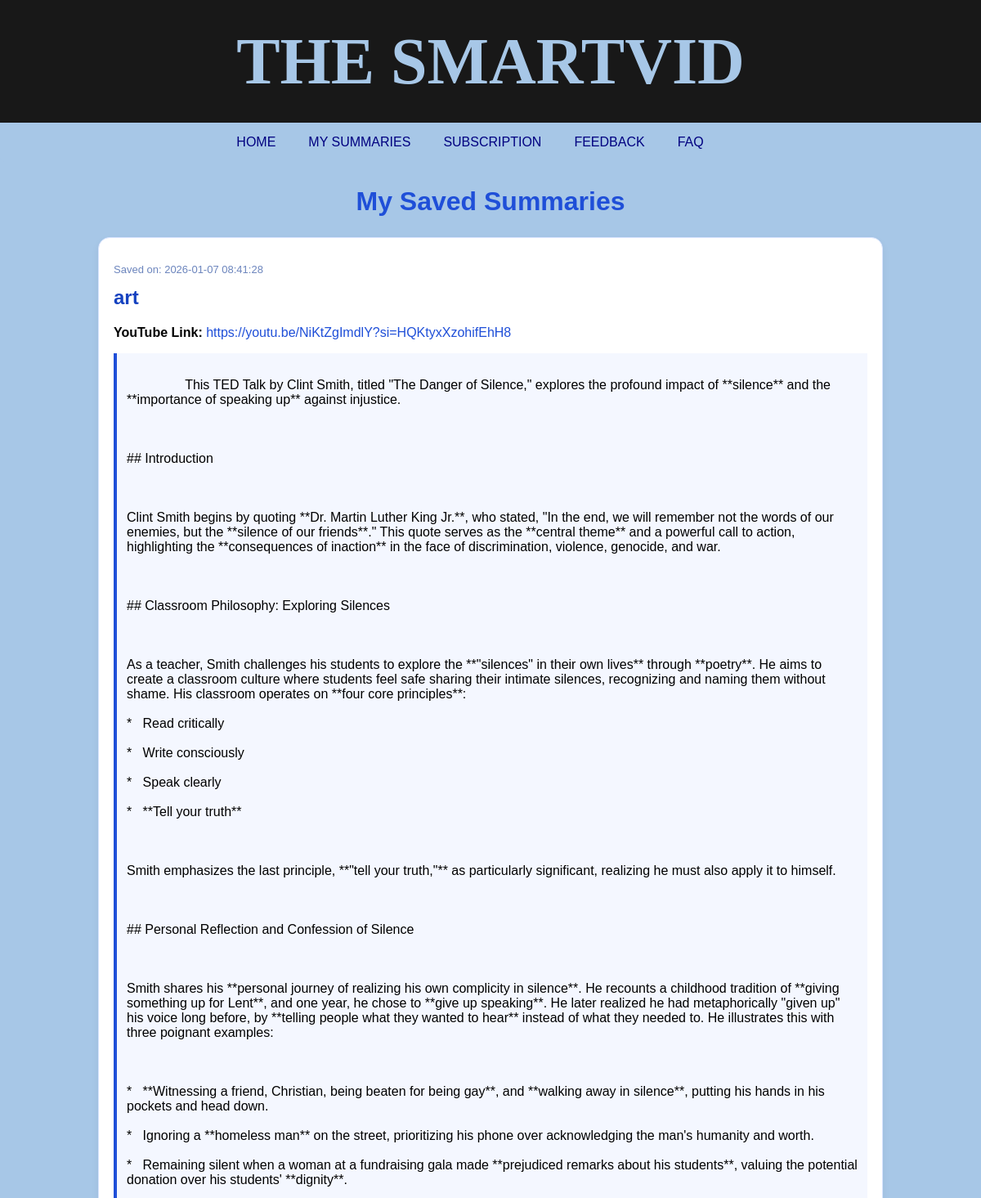
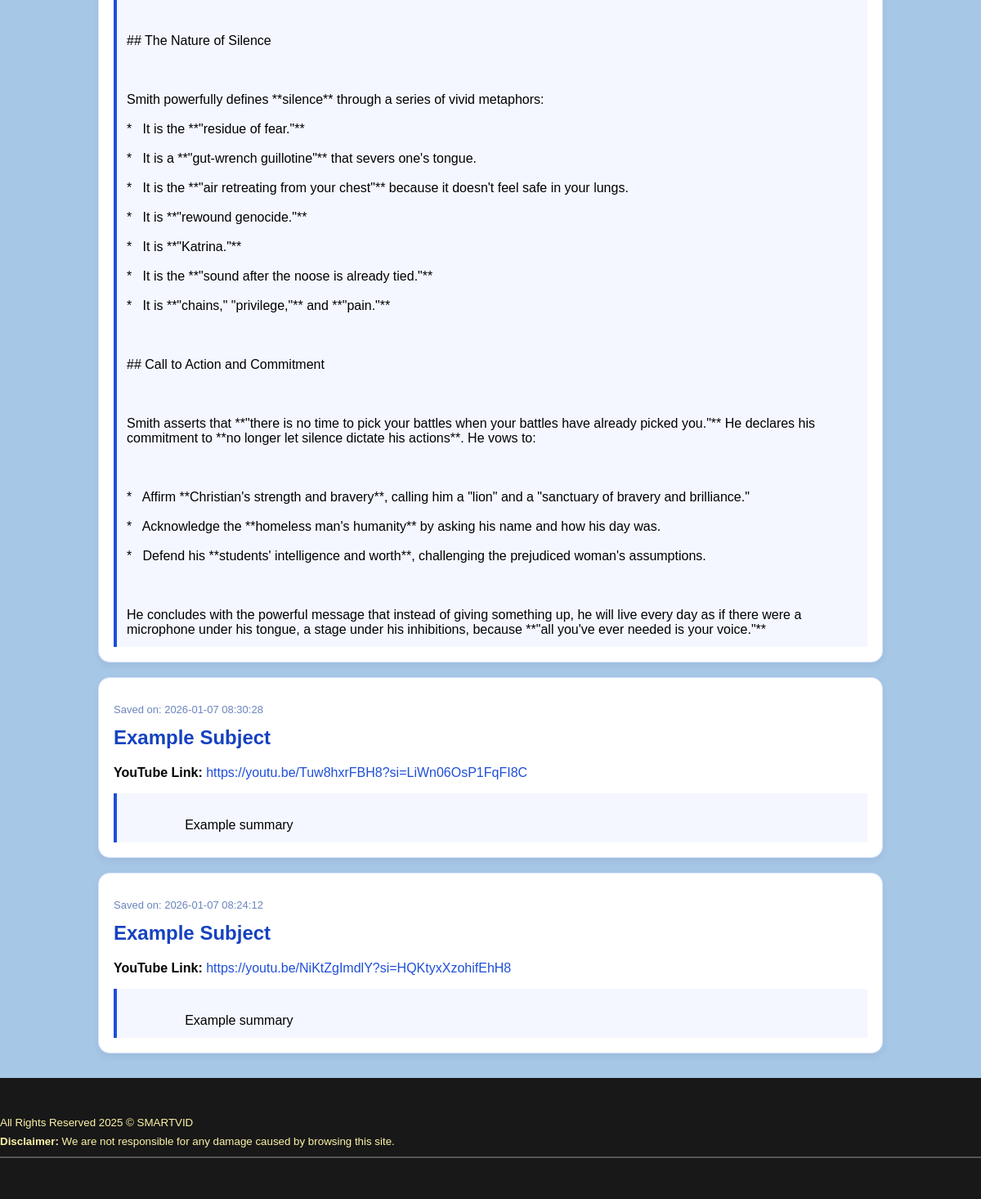
Page /view_summary.php (signed in) on the committed database (2 pictures, top to bottom).
### tables this page shows
CREATE TABLE `summaries` (
  `id` int(11) NOT NULL,
  `idUser` int(11) NOT NULL,
  `summary_text` text NOT NULL,
  `created_at` timestamp NOT NULL DEFAULT current_timestamp(),
  `subject` varchar(255) DEFAULT NULL,
  `video_url` text DEFAULT NULL
);

### view_summary.php (the view, shortened to what this page needs)
<?php
$conn = new mysqli("localhost", "root", "", "smartviddb");
$idUser = $_SESSION['userID'];
$sql = "SELECT subject, video_url, summary_text, created_at
        FROM summaries
        WHERE idUser = '$idUser'
        ORDER BY created_at DESC";
$result = $conn->query($sql);
?>
<!doctype html>
<html lang="en">
<head>
<link rel="stylesheet" href="viewsummary.css">
<link rel="stylesheet" href="footer.css">
    <link rel="stylesheet" href="navi.css">
</head>
<body>
<header>
    <div id="header">
        <h1>THE SMARTVID</h1>
    </div>
</header>
<div class="navigationBar">
    <nav>
        <ul>
            <li><a href="main.php">HOME</a></li>
            <li><a href="view_summary.php">MY SUMMARIES</a></li>
            <li><a href="subscription.php">SUBSCRIPTION</a></li>
            <li><a href="feedback.php">FEEDBACK</a></li>
            <li><a href="faq.html">FAQ</a></li>
            <li class="profile-dropdown">
                <a href="#"><i class="fa-regular fa-user"></i></a>
            </li>
        </ul>
    </nav>
</div>
<div class="container">
    <h1>My Saved Summaries</h1>
<?php
if ($result->num_rows > 0) {
    while ($row = $result->fetch_assoc()) {
?>
        <div class="card">
            <p class="date">Saved on: <?php echo $row['created_at']; ?></p>
            <h2><?php echo htmlspecialchars($row['subject']); ?></h2>
            <p>
                <strong>YouTube Link: </strong>
                <a href="<?php echo $row['video_url']; ?>" target="_blank">
                    <?php echo $row['video_url']; ?>
                </a>
            </p>
            <div class="summary-box">
                <?php echo nl2br(htmlspecialchars($row['summary_text'])); ?>
            </div>
        </div>
<?php
    }
} else {
    echo "<p class='empty'>You have not saved any summaries yet.</p>";
}
?>
</div>
<div id="footer-placeholder"></div>
</body>
</html>

### viewsummary.css (style rules this page uses)
body { font-family: Arial, sans-serif; background: #A7C7E7; margin: 0; padding: 0; }
.container { width: 80%; margin: 30px auto; }
h1 { text-align: center; color: #1f4fd8; margin-bottom: 25px; }
.card { background: #ffffff; border: 1px solid #d7e3ff; border-radius: 14px; padding: 18px; margin-bottom: 18px; box-shadow: 0 4px 10px rgba(0,0,0,0.06); }
.card h2 { color: #1542c0; margin-top: 5px; }
.date { color: #6c85bd; font-size: 13px; }
.summary-box { background: #f4f7ff; border-left: 4px solid #1f4fd8; padding: 12px; margin-top: 10px; white-space: pre-wrap; }
a { color: #1f4fd8; text-decoration: none; }

### navi.css (style rules this page uses)
header { margin-bottom: 0; position: relative; display: flex; font-family: Verdana, Geneva, Tahoma, sans-serif; }
#header { width: 100%; height: 150px; background-color: rgb(24, 24, 24); color: white; display: flex; justify-content: center; align-items: center; background-size: cover; background-position: center; background-repeat: no-repeat; text-align: center; }
#header h1 { margin: 0; font-size: 80px; font-family: Georgia, 'Times New Roman', Times, serif; color: #A7C7E7; }
.navigationBar { background-color: #A7C7E7; display: flex; justify-content: center; align-items: center; border-radius: 5px; }
.navigationBar nav ul { list-style-type: none; margin: 0; padding: 0; margin-left: 90px; display: flex; }
.navigationBar nav ul li { display: inline-block; position: relative; }
.navigationBar nav ul li a { display: inline-block; padding: 15px 20px; text-decoration: none; color: #000080; transition: background-color 0.3s; }
.profile-dropdown { position: relative; margin-left: auto; }
.navigationBar nav ul li.profile-dropdown { margin-left: auto; margin-right: 100px; }

### rows in the picture
summaries: created_at "2026-01-07 08:41:28", subject "art", video_url "https://youtu.be/NiKtZgImdlY?si=HQKtyxXzohifEhH8", summary_text "This TED Talk by Clint Smith, titled \"The Danger of Silence,\" explores the profound impact of **silence** and the **importance of speaking up** against injustice. ## Introduction Clint Smith begins by quoting **Dr. Martin Luther King Jr.**, who stated, \"In the end, we will remember not the words of our enemies, but the **silence of our friends**.\" This quote serves as the **central theme** and a powerful call to action, highlighting the **consequences of inaction** in the face of discrimination, violence, genocide, and war. ## Classroom Philosophy: Exploring Silences As a teacher, Smith challenges his students to explore the **\"silences\" in their own lives** through **poetry**. He aims to…"
summaries: created_at "2026-01-07 08:30:28", subject "Example Subject", video_url "https://youtu.be/Tuw8hxrFBH8?si=LiWn06OsP1FqFI8C", summary_text "Example summary"
summaries: created_at "2026-01-07 08:24:12", subject "Example Subject", video_url "https://youtu.be/NiKtZgImdlY?si=HQKtyxXzohifEhH8", summary_text "Example summary"
